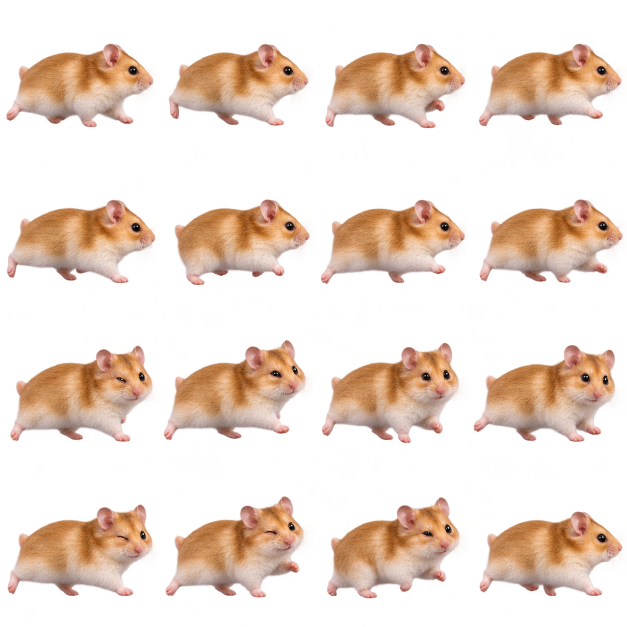
#> input picture Hamster/assets/hamster-sheet.png, 1254 x 1254 px (shown at 1/2 size)
$ python prepare_assets.py
#> lines starting #> are read from the running program, lines starting #| are printed output that depends on the picture; after the words box and inside, x2 and y2 are one past the last pixel; in counts of white or black regions, pixels touching at a corner belong together
"""Pack the generated transparent sprite sheet into ESP32 flash arrays.
Requires Pillow and NumPy. Keeps source alpha; does not redraw the artwork.
"""
from pathlib import Path
import argparse
import numpy as np
from PIL import Image

ROOT = Path(__file__).resolve().parent
parser = argparse.ArgumentParser(description=__doc__)
parser.add_argument('--output-dir', type=Path, default=ROOT)
out = parser.parse_args().output_dir
out.mkdir(parents=True, exist_ok=True)
source = Image.open(ROOT/'assets'/'hamster-sheet.png').convert('RGBA')
#> source is the input picture: PIL image 1254x1254 RGBA; mean R, G, B, A 96.6, 66.7, 51.3, 82
WIDTH, HEIGHT = 128, 88
cells = []
boxes = []
for index in range(16):
    col, row = index%4, index//4
    box = (round(col*source.width/4), round(row*source.height/4),
           round((col+1)*source.width/4), round((row+1)*source.height/4))
    cell = source.crop(box)
    # Locate the animal rather than almost-transparent stray fur pixels.
    bounds = cell.getchannel('A').point(lambda a: 255 if a >= 100 else 0).getbbox()
    if not bounds:
        raise RuntimeError(f'Empty sprite cell {index}')
    cells.append(cell)
    boxes.append(bounds)
#> this loop made 16 passes
#> bounds on passes 1 to 12: (13, 87, 307, 254), (24, 88, 303, 251), (24, 88, 303, 256), (18, 87, 303, 253), (14, 86, 311, 252), (35, 85, 305, 256), (15, 86, 303, 253), (19, 85, 305, 251), (21, 64, 305, 256), (14, 53, 297, 253), (17, 59, 291, 259), (7, 63, 290, 256)
#> pass 1, `cell = source.crop(box)`:
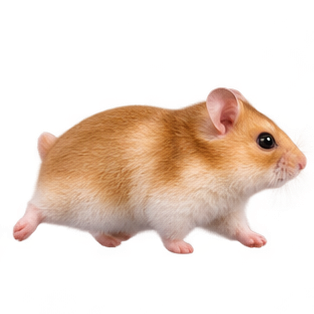
#> cell: PIL image 314x314 RGBA; mean R, G, B, A 83, 61.8, 47.9, 79.1; transparent parts drawn white
#> after the loop, boxes = 16 items, first 6: (13, 87, 307, 254), (24, 88, 303, 251), (24, 88, 303, 256), (18, 87, 303, 253), (14, 86, 311, 252), (35, 85, 305, 256); cells = 16 items
# Shared scale preserves body size; baseline registration reduces sheet jitter.
scale = min((WIDTH-4)/max(b[2]-b[0] for b in boxes),
            (HEIGHT-4)/max(b[3]-b[1] for b in boxes))
#> scale = 0.416
frames = []
for cell, bounds in zip(cells, boxes):
    resized = cell.resize((round(cell.width*scale), round(cell.height*scale)), Image.Resampling.LANCZOS)
    x = round(WIDTH/2-(bounds[0]+bounds[2])*scale/2)
    y = round(HEIGHT-3-bounds[3]*scale)
    frame = Image.new('RGBA', (WIDTH, HEIGHT))
    frame.alpha_composite(resized, (x, y))
    frames.append(np.asarray(frame))
#> this loop made 16 passes
#> (bounds, x, y) on passes 1 to 12: ((13, 87, 307, 254), -3, -21), ((24, 88, 303, 251), -4, -19), ((24, 88, 303, 256), -4, -21), ((18, 87, 303, 253), -3, -20), ((14, 86, 311, 252), -4, -20), ((35, 85, 305, 256), -7, -21), ((15, 86, 303, 253), -2, -20), ((19, 85, 305, 251), -3, -19), ((21, 64, 305, 256), -4, -21), ((14, 53, 297, 253), -1, -20), ((17, 59, 291, 259), 0, -23), ((7, 63, 290, 256), 2, -21)
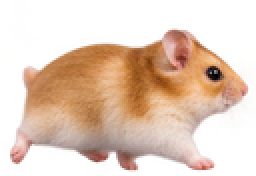
#> frame: PIL image 128x88 RGBA (shown 2 times larger); mean R, G, B, A 137.5, 101.1, 77.5, 123; transparent parts drawn white
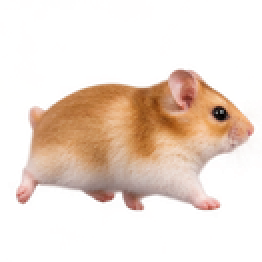
#> resized: PIL image 131x131 RGBA (shown 2 times larger); mean R, G, B, A 99.4, 68.2, 52.2, 80.8; transparent parts drawn white
#> after the loop, frames = 16 items
frames = np.asarray(frames, dtype=np.uint16)
rgb = ((frames[:,:,:,0]>>3)<<11) | ((frames[:,:,:,1]>>2)<<5) | (frames[:,:,:,2]>>3)
alpha = frames[:,:,:,3].astype(np.uint8)

# A side-on wheel: the 238-pixel outer diameter hugs the circular LCD edge.
# Baked lighting stays stationary while spokes and tread markers rotate.
y, x = np.mgrid[:240, :240].astype(float)
dx, dy = x-119.5, y-119.5
r = np.sqrt(dx*dx+dy*dy)
light = np.clip(.62-.22*dx/120-.33*dy/120, .1, 1)
back = np.zeros((240, 240, 3), dtype=float)
#> back: shape (240, 240, 3) float64; every value is 0
inside = r < 110
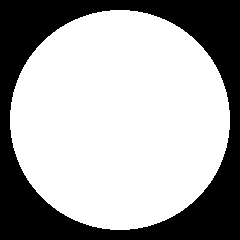
#> inside: shape (240, 240) bool; 66% white; 1 black region, box (x1, y1, x2, y2) and area: (0, 0, 240, 240) 19576
vignette = .45+.55*np.clip(1-r/130, 0, 1)
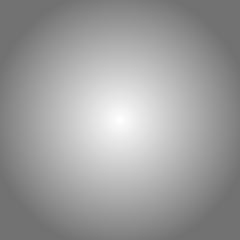
#> vignette: shape (240, 240) float64; min 0.45, max 0.997, mean 0.618
back[inside] = (np.stack([15*vignette+5*light, 23*vignette+6*light,
                         28*vignette+8*light], axis=-1))[inside]
for low, high, color, brightness in [
    (109, 111, [29, 40, 45], .7),
    (111, 114, [92, 111, 113], .65),
    (114, 117, [168, 177, 170], 1.0),
    (117, 119.4, [54, 69, 73], .85),
]:
    mask = (r >= low) & (r < high)
    back[mask] = np.array(color)*(brightness*(.38+.62*light[mask,None]))
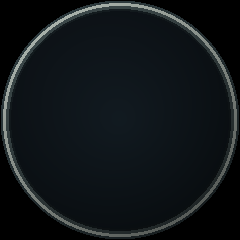
#> back: shape (240, 240, 3) float64; mean of channels 0, 1, 2 16.7, 21.7, 24.8; drawn as R, G, B
back = np.clip(back, 0, 255).astype(np.uint16)
background = ((back[:,:,0]>>3)<<11) | ((back[:,:,1]>>2)<<5) | (back[:,:,2]>>3)

with (out/'HamsterAssets.h').open('w') as f:
    f.write('// Packed from assets/hamster-sheet.png by prepare_assets.py.\n')
    f.write('#pragma once\n#include <stdint.h>\n#ifdef ARDUINO\n#include <pgmspace.h>\n#else\n#define PROGMEM\n#endif\nnamespace HamsterAssets {\n')
    f.write(f'constexpr int WIDTH={WIDTH}, HEIGHT={HEIGHT}, FRAMES=16;\n')
    for name, arr, kind in [('SPRITES', rgb, 'uint16_t'), ('ALPHA', alpha, 'uint8_t'),
                            ('BACKGROUND', background, 'uint16_t')]:
        flat = arr.ravel()
        f.write(f'const {kind} {name}[{len(flat)}] PROGMEM = {{\n')
        for start in range(0, len(flat), 24):
            f.write(','.join(str(int(v)) for v in flat[start:start+24])+',\n')
        f.write('};\n')
#> this loop made 3 passes
#> (name, kind) on passes 1 to 3: ('SPRITES', 'uint16_t'), ('ALPHA', 'uint8_t'), ('BACKGROUND', 'uint16_t')
    f.write('}\n')
atlas = Image.new('RGBA', (WIDTH*4, HEIGHT*4))
#> atlas: PIL image 512x352 RGBA; every value is 0
for index, frame in enumerate(frames):
    atlas.paste(Image.fromarray(frame.astype(np.uint8)), ((index%4)*WIDTH, (index//4)*HEIGHT))
#> this loop made 16 passes
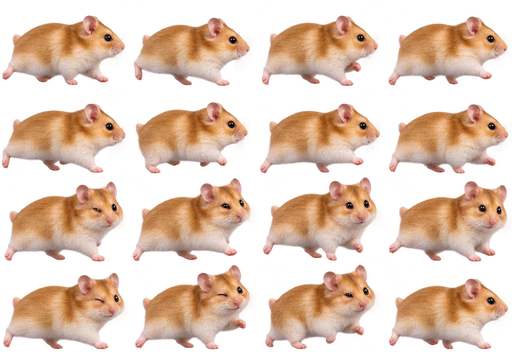
#> atlas: PIL image 512x352 RGBA; mean R, G, B, A 130.5, 97.4, 75.5, 124; transparent parts drawn white
atlas.save(out/'packed-sprites.png')
print(f'Packed 16 {WIDTH}x{HEIGHT} RGBA sprites, alpha preserved, and a 240x240 wheel backdrop.')
